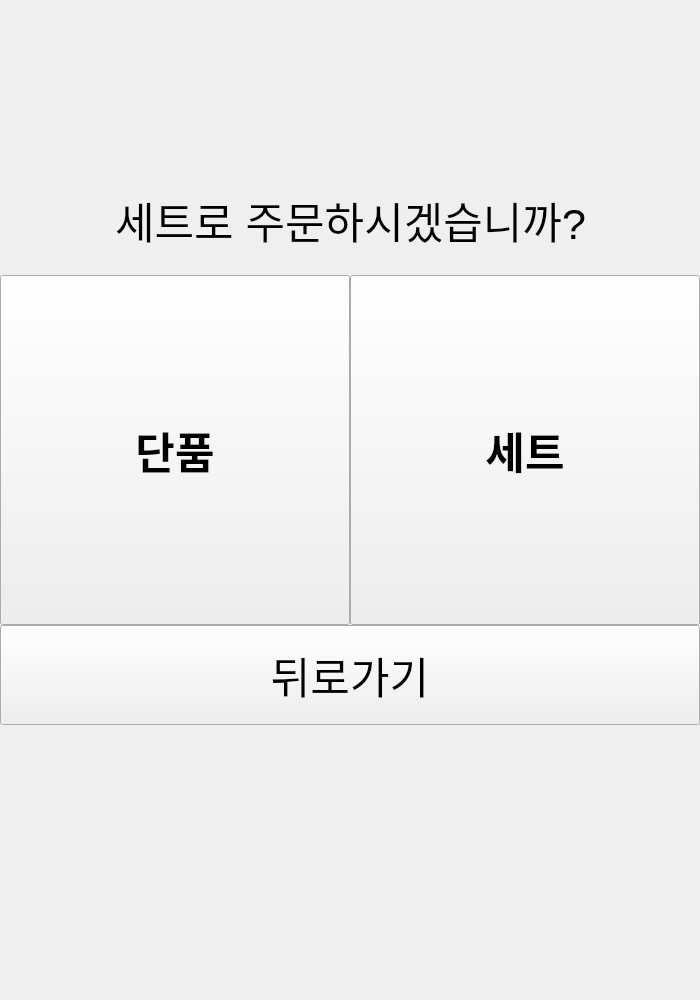
<?xml version="1.0" encoding="UTF-8"?>
<ui version="4.0">
 <class>IntroWindow</class>
 <widget class="QMainWindow" name="IntroWindow">
  <property name="geometry">
   <rect>
    <x>0</x>
    <y>0</y>
    <width>700</width>
    <height>1000</height>
   </rect>
  </property>
  <property name="minimumSize">
   <size>
    <width>700</width>
    <height>1000</height>
   </size>
  </property>
  <property name="maximumSize">
   <size>
    <width>700</width>
    <height>1000</height>
   </size>
  </property>
  <property name="windowTitle">
   <string>키오스크</string>
  </property>
  <widget class="QWidget" name="centralwidget">
   <widget class="QPushButton" name="SingleButton">
    <property name="geometry">
     <rect>
      <x>0</x>
      <y>275</y>
      <width>350</width>
      <height>350</height>
     </rect>
    </property>
    <property name="font">
     <font>
      <pointsize>32</pointsize>
      <weight>75</weight>
      <bold>true</bold>
     </font>
    </property>
    <property name="text">
     <string>단품</string>
    </property>
   </widget>
   <widget class="QPushButton" name="SetButton">
    <property name="geometry">
     <rect>
      <x>350</x>
      <y>275</y>
      <width>350</width>
      <height>350</height>
     </rect>
    </property>
    <property name="font">
     <font>
      <pointsize>32</pointsize>
      <weight>75</weight>
      <bold>true</bold>
     </font>
    </property>
    <property name="text">
     <string>세트</string>
    </property>
   </widget>
   <widget class="QPushButton" name="goBackButton">
    <property name="geometry">
     <rect>
      <x>0</x>
      <y>625</y>
      <width>700</width>
      <height>100</height>
     </rect>
    </property>
    <property name="font">
     <font>
      <pointsize>32</pointsize>
     </font>
    </property>
    <property name="text">
     <string>뒤로가기</string>
    </property>
    <property name="iconSize">
     <size>
      <width>30</width>
      <height>30</height>
     </size>
    </property>
   </widget>
   <widget class="QLabel" name="label">
    <property name="geometry">
     <rect>
      <x>10</x>
      <y>185</y>
      <width>681</width>
      <height>70</height>
     </rect>
    </property>
    <property name="font">
     <font>
      <pointsize>32</pointsize>
     </font>
    </property>
    <property name="text">
     <string>세트로 주문하시겠습니까?</string>
    </property>
    <property name="alignment">
     <set>Qt::AlignCenter</set>
    </property>
   </widget>
  </widget>
 </widget>
 <resources/>
 <connections/>
</ui>
